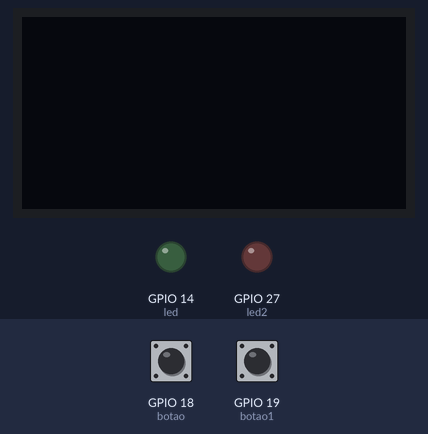
Simulated run of this program. Board: ESP32 board running MicroPython. Parts: 128×64 one-colour display, output pins drawn as LEDs (lit = HIGH). Wiring (from the project's diagram.json): green LED on GPIO 14, green button on GPIO 18, red button on GPIO 19, red LED on GPIO 27. Inputs (shaded band) come from the test bench; at power-on: GPIO 18 (botao) HIGH, GPIO 19 (botao1) HIGH. Library files of the repository ran but are not shown: ssd1306.py.

Above: at 1.2 s.
1.3 s: GPIO 18 (botao) pulled LOW for 0.15 s
At 2.5 s:
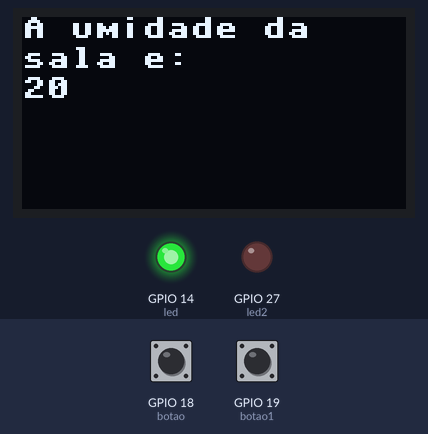
2.9 s: GPIO 19 (botao1) pulled LOW for 0.15 s
At 3.7 s:
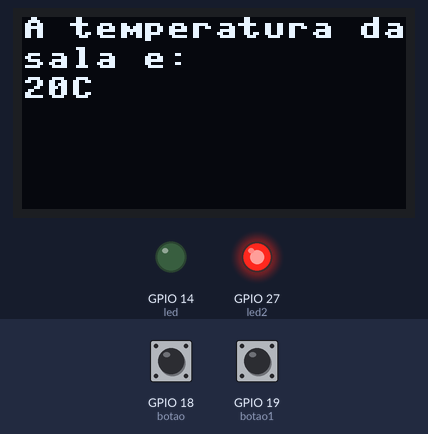
4.5 s: GPIO 18 (botao) pulled LOW for 1 s
At 5.0 s:
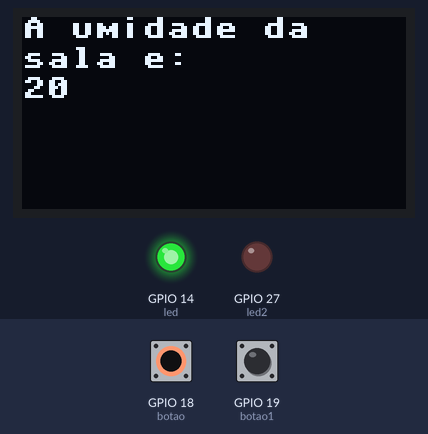
7.0 s: GPIO 19 (botao1) pulled LOW for 1 s
At 8.1 s:
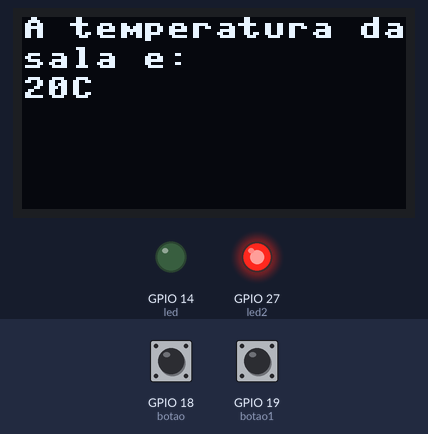
Timing chart, 0 to 10.0 s (numbered marks = the images above; inputs shaded):
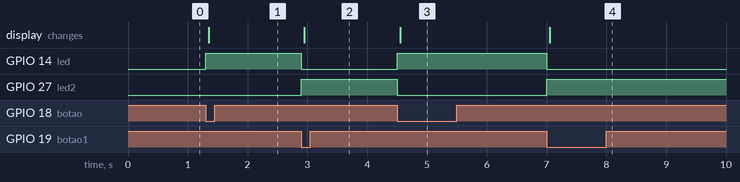

The program:

main.py
```python
from machine import Pin,I2C
import ssd1306
import machine

botao = machine.Pin(18, machine.Pin.IN, machine.Pin.PULL_UP)
botao1 = machine.Pin(19, machine.Pin.IN, machine.Pin.PULL_UP)
led = machine.Pin(14, machine.Pin.OUT)
led2 = machine.Pin(27, machine.Pin.OUT)

i2c = I2C(0, scl=Pin(22), sda=Pin(21))

largura = 128
altura = 64

tela = ssd1306.SSD1306_I2C(largura, altura, i2c)
while True:
    verde = botao.value()
    macaco = botao1.value()
    if verde == 0:
        led.value(1)
        led2.value(0)
        tela.fill(0)
        tela.text('A umidade da', 0, 0)
        tela.text('sala e:', 0, 10)
        tela.text('20', 0, 20)
        tela.show()
    if macaco == 0:
        led2.value(1)
        led.value(0)
        tela.fill(0)
        tela.text('A temperatura da', 0, 0)
        tela.text('sala e:', 0, 10)
        tela.text('20C', 0, 20)
        tela.show()
```

Measured:
- after the input at 1.3 s, GPIO 14 (led): LOW → HIGH at once; the display: changes after 0.05 s (image 1)
- after the input at 2.9 s, GPIO 14 (led): HIGH → LOW at once; GPIO 27 (led2): LOW → HIGH at once; the display: changes after 0.05 s (image 2)
- after the input at 4.5 s, GPIO 14 (led): LOW → HIGH at once; GPIO 27 (led2): HIGH → LOW at once; the display: changes after 0.05 s (image 3)
- after the input at 7.0 s, GPIO 14 (led): HIGH → LOW at once; GPIO 27 (led2): LOW → HIGH at once; the display: changes after 0.05 s (image 4)
